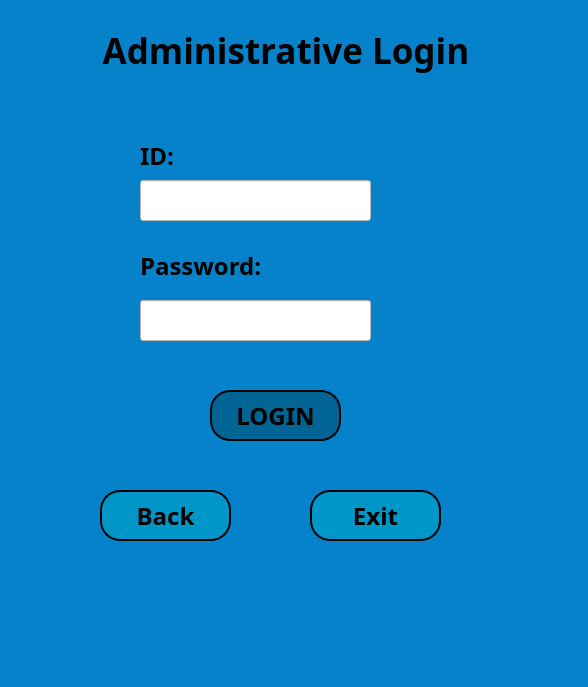
<?xml version="1.0" encoding="UTF-8"?>
<ui version="4.0">
 <class>admin_window</class>
 <widget class="QMainWindow" name="admin_window">
  <property name="geometry">
   <rect>
    <x>0</x>
    <y>0</y>
    <width>588</width>
    <height>687</height>
   </rect>
  </property>
  <property name="windowTitle">
   <string>Admin Window</string>
  </property>
  <property name="styleSheet">
   <string notr="true">background-color: rgb(5, 130, 202);
</string>
  </property>
  <widget class="QWidget" name="centralwidget">
   <widget class="QLabel" name="adminwdw_lbl_heading">
    <property name="geometry">
     <rect>
      <x>0</x>
      <y>0</y>
      <width>581</width>
      <height>101</height>
     </rect>
    </property>
    <property name="font">
     <font>
      <family>Bahnschrift SemiBold</family>
      <pointsize>26</pointsize>
      <weight>75</weight>
      <bold>true</bold>
     </font>
    </property>
    <property name="text">
     <string>Administrative Login </string>
    </property>
    <property name="alignment">
     <set>Qt::AlignCenter</set>
    </property>
   </widget>
   <widget class="QLabel" name="adminwdw_lbl_ADid">
    <property name="geometry">
     <rect>
      <x>140</x>
      <y>140</y>
      <width>41</width>
      <height>31</height>
     </rect>
    </property>
    <property name="font">
     <font>
      <family>Bahnschrift SemiBold</family>
      <pointsize>18</pointsize>
      <weight>75</weight>
      <bold>true</bold>
     </font>
    </property>
    <property name="text">
     <string>ID:</string>
    </property>
   </widget>
   <widget class="QLabel" name="adminwdw_lbl_ADpassword">
    <property name="geometry">
     <rect>
      <x>140</x>
      <y>250</y>
      <width>141</width>
      <height>31</height>
     </rect>
    </property>
    <property name="font">
     <font>
      <family>Bahnschrift SemiBold</family>
      <pointsize>18</pointsize>
      <weight>75</weight>
      <bold>true</bold>
     </font>
    </property>
    <property name="text">
     <string>Password:</string>
    </property>
   </widget>
   <widget class="QPushButton" name="adminwdw_btn_login">
    <property name="geometry">
     <rect>
      <x>210</x>
      <y>390</y>
      <width>131</width>
      <height>51</height>
     </rect>
    </property>
    <property name="font">
     <font>
      <family>Bahnschrift SemiBold</family>
      <pointsize>18</pointsize>
      <weight>75</weight>
      <bold>true</bold>
     </font>
    </property>
    <property name="styleSheet">
     <string notr="true">QPushButton{
	background-color: rgb(0, 100, 148);

border:2px solid rgb(0, 150, 199);
border-radius:20px;
border-color:black;
}
QPushButton:hover {
     background-color: rgb(202, 240, 248);
     border:2px solid rgb(0, 150, 199);
}</string>
    </property>
    <property name="text">
     <string>LOGIN</string>
    </property>
   </widget>
   <widget class="QLineEdit" name="adminwdw_linedit_ADid">
    <property name="geometry">
     <rect>
      <x>140</x>
      <y>180</y>
      <width>231</width>
      <height>41</height>
     </rect>
    </property>
    <property name="styleSheet">
     <string notr="true">background-color: rgb(255, 255, 255);</string>
    </property>
   </widget>
   <widget class="QLineEdit" name="adminwdw_linedit_ADpassword">
    <property name="geometry">
     <rect>
      <x>140</x>
      <y>300</y>
      <width>231</width>
      <height>41</height>
     </rect>
    </property>
    <property name="styleSheet">
     <string notr="true">background-color: rgb(255, 255, 255);</string>
    </property>
    <property name="echoMode">
     <enum>QLineEdit::Password</enum>
    </property>
   </widget>
   <widget class="QPushButton" name="adminwdw_btn_returnmain">
    <property name="geometry">
     <rect>
      <x>100</x>
      <y>490</y>
      <width>131</width>
      <height>51</height>
     </rect>
    </property>
    <property name="font">
     <font>
      <family>Bahnschrift SemiBold</family>
      <pointsize>18</pointsize>
      <weight>75</weight>
      <bold>true</bold>
     </font>
    </property>
    <property name="styleSheet">
     <string notr="true">QPushButton {
background-color: rgb(0, 150, 199);
   border-color: rgb(66, 167, 255);
   border-bottom-color: rgb(255, 255, 255);
   border:2px solid rgb(202, 240, 248);
   border-radius:20px;
   border-color: black;
}

QPushButton:hover {
     background-color: rgb(202, 240, 248);
     border:2px solid rgb(202, 240, 248);
}
    
   </string>
    </property>
    <property name="text">
     <string>Back</string>
    </property>
   </widget>
   <widget class="QPushButton" name="adminwdw_btn_exit">
    <property name="geometry">
     <rect>
      <x>310</x>
      <y>490</y>
      <width>131</width>
      <height>51</height>
     </rect>
    </property>
    <property name="font">
     <font>
      <family>Bahnschrift SemiBold</family>
      <pointsize>18</pointsize>
      <weight>75</weight>
      <bold>true</bold>
     </font>
    </property>
    <property name="styleSheet">
     <string notr="true">QPushButton {
background-color: rgb(0, 150, 199);
   border-color: rgb(66, 167, 255);
   border-bottom-color: rgb(255, 255, 255);
   border:2px solid rgb(202, 240, 248);
   border-radius:20px;
   border-color: black;
}

QPushButton:hover {
     background-color: rgb(202, 240, 248);
     border:2px solid rgb(202, 240, 248);
}
    
   </string>
    </property>
    <property name="text">
     <string>Exit</string>
    </property>
   </widget>
   <widget class="QLabel" name="adminwdw_lbl_warning">
    <property name="geometry">
     <rect>
      <x>140</x>
      <y>280</y>
      <width>211</width>
      <height>16</height>
     </rect>
    </property>
    <property name="styleSheet">
     <string notr="true">color: rgb(255, 38, 0);</string>
    </property>
    <property name="text">
     <string/>
    </property>
   </widget>
  </widget>
  <widget class="QMenuBar" name="menubar">
   <property name="geometry">
    <rect>
     <x>0</x>
     <y>0</y>
     <width>588</width>
     <height>26</height>
    </rect>
   </property>
  </widget>
  <widget class="QStatusBar" name="statusbar"/>
 </widget>
 <resources/>
 <connections>
  <connection>
   <sender>adminwdw_btn_exit</sender>
   <signal>clicked()</signal>
   <receiver>admin_window</receiver>
   <slot>close()</slot>
   <hints>
    <hint type="sourcelabel">
     <x>380</x>
     <y>489</y>
    </hint>
    <hint type="destinationlabel">
     <x>447</x>
     <y>571</y>
    </hint>
   </hints>
  </connection>
 </connections>
</ui>
